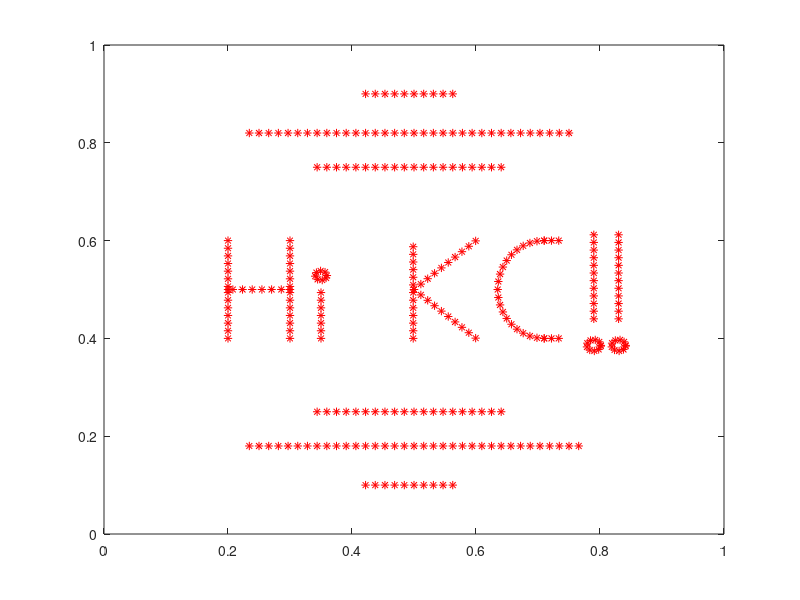
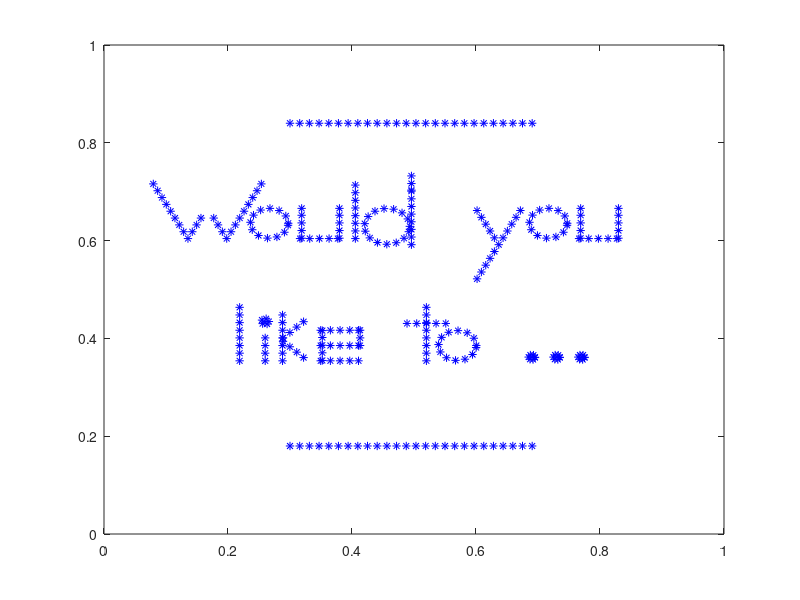
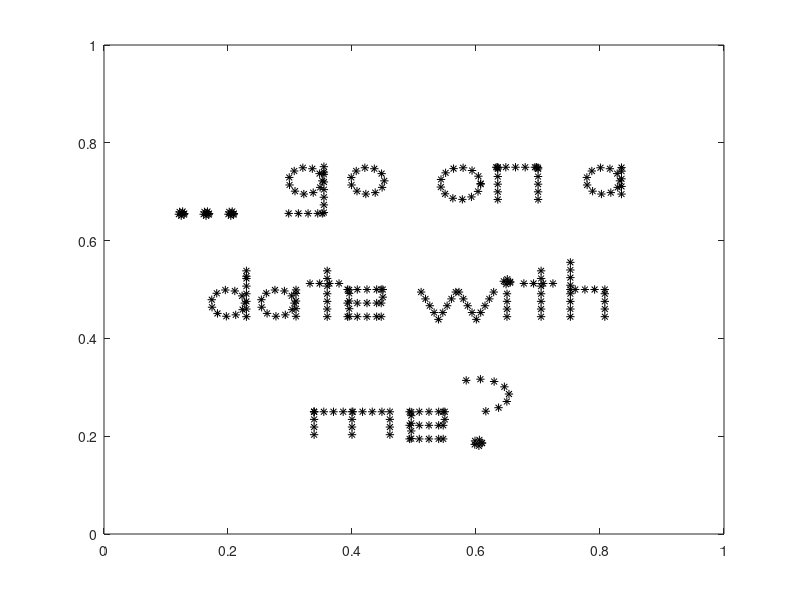

These figures' MATLAB source, in order:
%-------------------------------------------------------------------------------------------------------------------%
%
% IB2d is an Immersed Boundary Code (IB) for solving fully coupled non-linear 
% 	fluid-structure interaction models. This version of the code is based off of
%	Peskin's Immersed Boundary Method Paper in Acta Numerica, 2002.
%
% Author: Nicholas A. Battista
% Email:  nick.battista@unc.edu
% Date Created: May 27th, 2015
% Institution: UNC-CH
%
% This code is capable of creating Lagrangian Structures using:
% 	1. Springs
% 	2. Beams (*torsional springs)
% 	3. Target Points
%	4. Muscle-Model (combined Force-Length-Velocity model, "HIll+(Length-Tension)")
%
% One is able to update those Lagrangian Structure parameters, e.g., spring constants, resting %%	lengths, etc
% 
% There are a number of built in Examples, mostly used for teaching purposes. 
% 
% If you would like us %to add a specific muscle model, please let Nick (nick.battista@unc.edu) know.
%
%--------------------------------------------------------------------------------------------------------------------%

%%%%%%%%%%%%%%%%%%%%%%%%%%%%%%%%%%%%%%%%%%%%%%%%%%%%%%%%%%%%%%%%%%%%%%%%%%%%%%%%%%%%%%
%
% FUNCTION: creates the RUBBERBAND-EXAMPLE geometry and prints associated input files
%
%%%%%%%%%%%%%%%%%%%%%%%%%%%%%%%%%%%%%%%%%%%%%%%%%%%%%%%%%%%%%%%%%%%%%%%%%%%%%%%%%%%%%%

function Dear_KC()

%
% Grid Parameters (MAKE SURE MATCHES IN input2d !!!)
%
Nx =  32;        % # of Eulerian Grid Pts. in x-Direction (MUST BE EVEN!!!)
Ny =  32;        % # of Eulerian Grid Pts. in y-Direction (MUST BE EVEN!!!)
Lx = 1.0;        % Length of Eulerian Grid in x-Direction
Ly = 1.0;        % Length of Eulerian Grid in y-Direction
ds = Lx/(2*Nx);  % Spatial step!


% Immersed Structure Geometric / Dynamic Parameters %
N = 2*Nx;        % Number of Lagrangian Pts. (2x resolution of Eulerian grid)
ds_Rest = 0;     % Resting length of springs
struct_name = 'dear_KC'; % Name for .vertex, .spring, etc files.


% Call function to construct geometry
[x1,y1] = give_Me_Immsersed_Boundary_Geometry_1(Lx,Nx,ds);

% Call function to construct geometry
[x2,y2] = give_Me_Immsersed_Boundary_Geometry_2(Lx,Nx,ds);

% Call function to construct geometry
[x3,y3] = give_Me_Immsersed_Boundary_Geometry_3(Lx,Nx,ds);

% Plot Geometry to test BEFORE taking out pts.
figure(1)
plot(x1,y1,'r*'); hold on;
axis([0 Lx 0 Ly]);

figure(2)
plot(x2,y2,'b*'); hold on;
axis([0 Lx 0 Ly]);

figure(3)
plot(x3,y3,'k*'); hold on;
axis([0 Lx 0 Ly]);


% Print files to .txt files
please_Print_Vertices_To_File(x1,y1,x2,y2,x3,y3)

% Prints .vertex file!
print_Lagrangian_Vertices(x1,y1,struct_name);


% Prints .spring file!
%k_Spring = 1e7;
%print_Lagrangian_Springs(xLag,yLag,k_Spring,ds_Rest,struct_name);


% Prints .beam file!
%k_Beam = 0.5; C = 0.0;
%print_Lagrangian_Beams(xLag,yLag,k_Beam,C,struct_name);


% Prints .target file!
k_Target = 1e8;
print_Lagrangian_Target_Pts(x1,k_Target,struct_name);

%%%%%%%%%%%%%%%%%%%%%%%%%%%%%%%%%%%%%%%%%%%%%%%%%%%%%%%%%%%%%%%%%%%%%%%%
%
% FUNCTION: prints VERTEX points to a file called rubberband.vertex
%
%%%%%%%%%%%%%%%%%%%%%%%%%%%%%%%%%%%%%%%%%%%%%%%%%%%%%%%%%%%%%%%%%%%%%%%%

function print_Lagrangian_Vertices(xLag,yLag,struct_name)

    N = length(xLag);

    vertex_fid = fopen([struct_name '.vertex'], 'w');

    fprintf(vertex_fid, '%d\n', N );

    %Loops over all Lagrangian Pts.
    for s = 1:N
        X_v = xLag(s);
        Y_v = yLag(s);
        fprintf(vertex_fid, '%1.16e %1.16e\n', X_v, Y_v);
    end

    fclose(vertex_fid); 
    
    %%%%%%%%%%%%%%%%%%%%%%%%%%%%%%%%%%%%%%%%%%%%%%%%%%%%%%%%%%%%%%%%%%%%%%%%
%
% FUNCTION: prints Vertex points to a file called rubberband.vertex
%
%%%%%%%%%%%%%%%%%%%%%%%%%%%%%%%%%%%%%%%%%%%%%%%%%%%%%%%%%%%%%%%%%%%%%%%%

function print_Lagrangian_Target_Pts(xLag,k_Target,struct_name)

    N = length(xLag);

    target_fid = fopen([struct_name '.target'], 'w');

    fprintf(target_fid, '%d\n', N );

    %Loops over all Lagrangian Pts.
    for s = 1:N
        fprintf(target_fid, '%d %1.16e\n', s, k_Target);
    end

    fclose(target_fid); 
    
    
%%%%%%%%%%%%%%%%%%%%%%%%%%%%%%%%%%%%%%%%%%%%%%%%%%%%%%%%%%%%%%%%%%%%%%%%%%%%%%%%%%%%%
%
% FUNCTION: prints BEAM (Torsional Spring) points to a file called rubberband.beam
%
%%%%%%%%%%%%%%%%%%%%%%%%%%%%%%%%%%%%%%%%%%%%%%%%%%%%%%%%%%%%%%%%%%%%%%%%%%%%%%%%%%%%%

function print_Lagrangian_Beams(xLag,yLag,k_Beam,C,struct_name)

    % k_Beam: beam stiffness
    % C: beam curvature
    
    N = length(xLag); % NOTE: Total number of beams = Number of Total Lag Pts. - 2

    beam_fid = fopen([struct_name '.beam'], 'w');

    fprintf(beam_fid, '%d\n', N );

    %spring_force = kappa_spring*ds/(ds^2);

    %BEAMS BETWEEN VERTICES
    for s = 2:N-1
            if  s <= N-1         
                fprintf(beam_fid, '%d %d %d %1.16e %1.16e\n',s-1, s, s+1, k_Beam, C);  
            else
                %Case s=N
                fprintf(beam_fid, '%d %d %d %1.16e %1.16e\n',s-1, s, 1,   k_Beam, C);  
            end
    end
    fclose(beam_fid); 


%%%%%%%%%%%%%%%%%%%%%%%%%%%%%%%%%%%%%%%%%%%%%%%%%%%%%%%%%%%%%%%%%%%%%%%%
%
% FUNCTION: prints SPRING points to a file called rubberband.spring
%
%%%%%%%%%%%%%%%%%%%%%%%%%%%%%%%%%%%%%%%%%%%%%%%%%%%%%%%%%%%%%%%%%%%%%%%%

function print_Lagrangian_Springs(xLag,yLag,k_Spring,ds_Rest,struct_name)

    N = length(xLag);

    spring_fid = fopen([struct_name '.spring'], 'w');

    fprintf(spring_fid, '%d\n', N );

    %spring_force = kappa_spring*ds/(ds^2);

    %SPRINGS BETWEEN VERTICES
    for s = 1:N
            if s < N         
                fprintf(spring_fid, '%d %d %1.16e %1.16e\n', s, s+1, k_Spring, ds_Rest);  
            else
                %Case s=N
                fprintf(spring_fid, '%d %d %1.16e %1.16e\n', s, 1,   k_Spring, ds_Rest);  
            end
    end
    fclose(spring_fid); 
    
    

%%%%%%%%%%%%%%%%%%%%%%%%%%%%%%%%%%%%%%%%%%%%%%%%%%%%%%%%%%%%%%%%%%%%%%%%
%
% FUNCTION: creates the Lagrangian structure geometry for PHASE 1
%           msg: "Hi KC!!"
%
%%%%%%%%%%%%%%%%%%%%%%%%%%%%%%%%%%%%%%%%%%%%%%%%%%%%%%%%%%%%%%%%%%%%%%%%

function [xLag,yLag] = give_Me_Immsersed_Boundary_Geometry_1(Lx,Nx,ds)

% The immsersed structure message #1: Hi KC!! %
len = Lx/5;

xC = -Lx/4;
yC = -Lx/2;
[xH,yH] = give_Me_The_Letter_Please(ds,len,'H',xC,yC);
[xi,yi] = give_Me_The_Letter_Please(ds,len,'i',xC-0.1,yC);
[xK,yK] = give_Me_The_Letter_Please(ds,len,'K',xC-0.3,yC);
[xCap,yCap] = give_Me_The_Letter_Please(ds,len,'C',xC-0.46,yC);
[xEx1,yEx1] = give_Me_The_Letter_Please(ds,1.2*len,'!',xC-0.54,yC);
[xEx2,yEx2] = give_Me_The_Letter_Please(ds,1.2*len,'!',xC-0.58,yC);

xBL2 =  0:ds:Lx/4+3*ds;  xBL2 = xBL2 + 3/8*Lx - 2*ds;
yTL2 =  0.75*ones(1,length(xBL2));
yBL2 =  0.25*ones(1,length(xBL2));

xBL = 0:ds:Lx/2+2*ds; xBL = xBL + Lx/4 - ds;
yTL = 0.82*ones(1,length(xBL));
yBL = 0.18*ones(1,length(xBL));

xBL3 = 0:ds:Lx/8+ds; xBL3 = xBL3 + 7/16*Lx -ds;
yBL3 = 0.9*ones(1,length(xBL3));
yTL3 = 0.1*ones(1,length(xBL3));


xLag = [xH xi xK xCap xEx1 xEx2 xBL xBL2 xBL3 xBL(1:end-1) xBL2 xBL3];
yLag = [yH yi yK yCap yEx1 yEx2 yBL yBL2 yBL3 yTL(1:end-1) yTL2 yTL3];

%plot(xH,yH,'r*'); hold on;
%plot(xi,yi,'r*'); hold on;
%plot(xK,yK,'r*'); hold on;
%plot(xCap,yCap,'r*'); hold on;
%plot(xEx1,yEx1,'r*'); hold on;
%plot(xEx2,yEx2,'r*'); hold on;
%axis([0 Lx 0 Lx]);

%%%%%%%%%%%%%%%%%%%%%%%%%%%%%%%%%%%%%%%%%%%%%%%%%%%%%%%%%%%%%%%%%%%%%%%%
%
% FUNCTION: creates the Lagrangian structure geometry for PHASE 2
%           msg: "Would you like to ..."
%
%%%%%%%%%%%%%%%%%%%%%%%%%%%%%%%%%%%%%%%%%%%%%%%%%%%%%%%%%%%%%%%%%%%%%%%%

function [xLag,yLag] = give_Me_Immsersed_Boundary_Geometry_2(Lx,Nx,ds)

% The immsersed structure message #1: Hi KC!! %
len = Lx/8;

xC = -Lx/6;
yC = -2*Lx/3;
[xW,yW] = give_Me_The_Letter_Please(ds,len,'W',xC,yC);
[xo,yo] = give_Me_The_Letter_Please(ds,len,'o',xC-0.1,yC);
[xu,yu] = give_Me_The_Letter_Please(ds,len,'u',xC-0.18,yC);
[xl,yl] = give_Me_The_Letter_Please(ds,len,'l',xC-0.27,yC);
[xd,yd] = give_Me_The_Letter_Please(ds,1.2*len,'d',xC-0.29,yC);

[xy,yy] = give_Me_The_Letter_Please(ds,1.2*len,'y',xC-0.47,yC);
[xo2,yo2] = give_Me_The_Letter_Please(ds,len,'o',xC-0.55,yC);
[xu2,yu2] = give_Me_The_Letter_Please(ds,len,'u',xC-0.63,yC);

xC = -Lx/4;
yC = -1*Lx/4 - Lx/6;
[xl2,yl2] = give_Me_The_Letter_Please(ds,len,'l',xC,yC);
[xi,yi] = give_Me_The_Letter_Please(ds,len,'i',xC-0.01,yC);
[xk,yk] = give_Me_The_Letter_Please(ds,len,'k',xC-0.07,yC);
[xe,ye] = give_Me_The_Letter_Please(ds,len,'e',xC-0.13,yC);

[xt,yt] = give_Me_The_Letter_Please(ds,len,'t',xC-0.27,yC);
[xo3,yo3] = give_Me_The_Letter_Please(ds,len,'o',xC-0.32,yC);

yC = -1*Lx/5 - Lx/6;
[xo4,yo4] = give_Me_The_Letter_Please(ds/3,len/6,'o',xC-0.44,yC);
[xo5,yo5] = give_Me_The_Letter_Please(ds/3,len/6,'o',xC-0.48,yC);
[xo6,yo6] = give_Me_The_Letter_Please(ds/3,len/6,'o',xC-0.52,yC);

xBL = 0:ds:Lx/2.5; xBL = xBL + 3/10*Lx;
yTL = 0.84*ones(1,length(xBL));
yBL = 0.18*ones(1,length(xBL));


xLag = [xW xo xu xl xd xy xo2 xu2 xl2 xi xk xe xt xo3 xo4 xo5 xo6 xBL xBL];
yLag = [yW yo yu yl yd yy yo2 yu2 yl2 yi yk ye yt yo3 yo4 yo5 yo6 yTL yBL];

% plot(xW,yW,'r*'); hold on;
% plot(xo,yo,'r*'); hold on;
% plot(xu,yu,'r*'); hold on;
% plot(xl,yl,'r*'); hold on;
% plot(xd,yd,'r*'); hold on;
% 
% plot(xy,yy,'r*'); hold on;
% plot(xo2,yo2,'r*'); hold on;
% plot(xu2,yu2,'r*'); hold on;
% 
% plot(xl2,yl2,'r*'); hold on;
% plot(xi,yi,'r*'); hold on;
% plot(xk,yk,'r*'); hold on;
% plot(xe,ye,'r*'); hold on;
% 
% plot(xt,yt,'r*'); hold on;
% plot(xo3,yo3,'r*'); hold on;
% 
% plot(xo4,yo4,'r*'); hold on;
% plot(xo5,yo5,'r*'); hold on;
% plot(xo6,yo6,'r*'); hold on;
% axis([0 Lx 0 Lx]);



%%%%%%%%%%%%%%%%%%%%%%%%%%%%%%%%%%%%%%%%%%%%%%%%%%%%%%%%%%%%%%%%%%%%%%%%
%
% FUNCTION: creates the Lagrangian structure geometry for PHASE 2
%           msg: "Would you like to ..."
%
%%%%%%%%%%%%%%%%%%%%%%%%%%%%%%%%%%%%%%%%%%%%%%%%%%%%%%%%%%%%%%%%%%%%%%%%

function [xLag,yLag] = give_Me_Immsersed_Boundary_Geometry_3(Lx,Nx,ds)

% The immsersed structure message #1: Hi KC!! %
len = Lx/9;

xC = -Lx/8;
yC = -3*Lx/4;
shift = 0.2;

[xo4,yo4] = give_Me_The_Letter_Please(ds/3,len/6,'o',xC,yC+0.09);
[xo5,yo5] = give_Me_The_Letter_Please(ds/3,len/6,'o',xC-0.04,yC+0.09);
[xo6,yo6] = give_Me_The_Letter_Please(ds/3,len/6,'o',xC-0.08,yC+0.09);

[xg,yg] = give_Me_The_Letter_Please(ds,len,'g',xC-shift,yC);
[xo,yo] = give_Me_The_Letter_Please(ds,len,'o',xC-0.1-shift,yC);

[xo2,yo2] = give_Me_The_Letter_Please(ds,1.2*len,'o',xC-0.25-shift,yC);
[xn,yn] = give_Me_The_Letter_Please(ds,1.2*len,'n',xC-0.34-shift,yC);

[xa,ya] = give_Me_The_Letter_Please(ds,len,'a',xC-0.48-shift,yC);


xC = -Lx/5;
yC = -Lx/2;
[xd,yd] = give_Me_The_Letter_Please(ds,len,'d',xC,yC);
[xa2,ya2] = give_Me_The_Letter_Please(ds,len,'a',xC-0.08,yC);
[xt,yt] = give_Me_The_Letter_Please(ds,len,'t',xC-0.16,yC);
[xe,ye] = give_Me_The_Letter_Please(ds,len,'e',xC-0.22,yC);

[xw,yw] = give_Me_The_Letter_Please(ds,1.1*len,'w',xC-0.37,yC);
[xi,yi] = give_Me_The_Letter_Please(ds,len,'i',xC-0.45,yC);
[xt2,yt2] = give_Me_The_Letter_Please(ds,len,'t',xC-0.505,yC);
[xh,yh] = give_Me_The_Letter_Please(ds,len,'h',xC-0.58,yC);

xC = -Lx/2.5;
yC = -Lx/4;
[xm,ym] = give_Me_The_Letter_Please(ds,1.1*len,'m',xC,yC);
[xe2,ye2] = give_Me_The_Letter_Please(ds,len,'e',xC-0.12,yC);
[xQU,yQU] = give_Me_The_Letter_Please(ds,1.2*len,'?',xC-0.22,yC);

xLag = [xo4 xo5 xo6 xg xo xo2 xn xa xd xa2 xt xe xw xi xt2 xh xm xe2 xQU];
yLag = [yo4 yo5 yo6 yg yo yo2 yn ya yd ya2 yt ye yw yi yt2 yh ym ye2 yQU];


% plot(xo4,yo4,'r*'); hold on;
% plot(xo5,yo5,'r*'); hold on;
% plot(xo6,yo6,'r*'); hold on;
% 
% plot(xg,yg,'r*'); hold on;
% plot(xo,yo,'r*'); hold on;
% 
% plot(xo2,yo2,'r*'); hold on;
% plot(xn,yn,'r*'); hold on;
% 
% plot(xa,ya,'r*'); hold on;
% 
% plot(xd,yd,'r*'); hold on;
% plot(xa2,ya2,'r*'); hold on;
% plot(xt,yt,'r*'); hold on;
% plot(xe,ye,'r*'); hold on;
% 
% plot(xw,yw,'r*'); hold on;
% plot(xi,yi,'r*'); hold on;
% plot(xt2,yt2,'r*'); hold on;
% plot(xh,yh,'r*'); hold on;
% 
% plot(xm,ym,'r*'); hold on;
% plot(xe2,ye2,'r*'); hold on;
% plot(xQU,yQU,'r*'); hold on;
% 
% axis([0 Lx 0 Lx]);




%%%%%%%%%%%%%%%%%%%%%%%%%%%%s%%%%%%%%%%%%%%%%%%%%%%%%%%%%%%%%%%%%%%%%%%%%
%
% FUNCTION: creates the Lagrangian structure geometry for the Heart
%
%%%%%%%%%%%%%%%%%%%%%%%%%%%%%%%%%%%%%%%%%%%%%%%%%%%%%%%%%%%%%%%%%%%%%%%%

function [xLag,yLag] = give_Me_Immsersed_Boundary_Geometry_Heart(Lx,Nx,frac,Nb)

% The immsersed structure is a heart %
ds = 2*pi/(Nb-1);
tVec = 0:ds:2*pi;

for i=1:length(tVec)
    t = tVec(i);
    xLag(i)	=	16*sin(t)^3;
    yLag(i)	=	13*cos(t)-5*cos(2*t)-2*cos(3*t)-cos(4*t);
end

xLag = frac*xLag + 0.5;
yLag = frac*yLag + 0.5;


%%%%%%%%%%%%%%%%%%%%%%%%%%%%%%%%%%%%%%%%%%%%%%%%%%%%%%%%%%%%%%%%%%%%%%%%
%
% FUNCTION: creates the Lagrangian structure geometry for PHASE 2 
%
%%%%%%%%%%%%%%%%%%%%%%%%%%%%%%%%%%%%%%%%%%%%%%%%%%%%%%%%%%%%%%%%%%%%%%%%

function [xLag,yLag] = give_Me_Immsersed_Boundary_Geometry_4(Lx,Nx,frac,Nb)

% The immsersed structure is a heart %
ds = 2*pi/(Nb-1);
tVec = 0:ds:2*pi;
for i=1:length(tVec)
    t = tVec(i);
    r(i) = 1 - sin(t);
    xLag(i)	=	r(i)*cos(t);
    yLag(i)	=	r(i)*sin(t);
end

xLag = frac*xLag;
yLag = frac*yLag;

minY = min(yLag);
yLag = yLag - 3*minY/8;


%%%%%%%%%%%%%%%%%%%%%%%%%%%%%%%%%%%%%%%%%%%%%%%%%%%%%%%%%%%%%%%%%%%%%%%%
%
% FUNCTION: take out Lagrangian Pts.
%
%%%%%%%%%%%%%%%%%%%%%%%%%%%%%%%%%%%%%%%%%%%%%%%%%%%%%%%%%%%%%%%%%%%%%%%%

function [x1,y1,x2,y2] = please_Take_Out_Points(x1,y1,x2,y2)

n1 = 50;
n2 = 70;

x1 = [x1(1:n1) x1(n2:end)];
y1 = [y1(1:n1) y1(n2:end)];

x2 = [x2(1:n1) x2(n2:end)];
y2 = [y2(1:n1) y2(n2:end)];


%%%%%%%%%%%%%%%%%%%%%%%%%%%%%%%%%%%%%%%%%%%%%%%%%%%%%%%%%%%%%%%%%%%%%%%%
%
% FUNCTION: prints all Vertices to File
%
%%%%%%%%%%%%%%%%%%%%%%%%%%%%%%%%%%%%%%%%%%%%%%%%%%%%%%%%%%%%%%%%%%%%%%%%

function please_Print_Vertices_To_File(X1,Y1,X2,Y2,X3,Y3)

fileID = fopen('All_Positions.txt','w');
for j=1:length(X1)
    fprintf(fileID,'%1.16e %1.16e %1.16e %1.16e %1.16e %1.16e %1.16e %1.16e\n', X1(j),Y1(j),X2(j),Y2(j),X3(j),Y3(j),X3(j),Y3(j) );
end
fclose(fileID);

%%%%%%%%%%%%%%%%%%%%%%%%%%%%%%%%%%%%%%%%%%%%%%%%%%%%%%%%%%%%%%%%%%%%%%%%%
%
% FUNCTION: give me the letter!!!!!
%
%%%%%%%%%%%%%%%%%%%%%%%%%%%%%%%%%%%%%%%%%%%%%%%%%%%%%%%%%%%%%%%%%%%%%%%%%

function [x,y] = give_Me_The_Letter_Please(ds,len,letter,xC,yC)

if strcmp(letter,'a')
    r = len/4.1;
    dt = ds/r;
    theta = 0:dt:2*pi;
    for i=1:length(theta)
       xA(i) = r*cos(theta(i)) - xC;
       yA(i) = r*sin(theta(i)) - yC - len/4;
    end
    
    yLine = [-r:ds:r r]; yLine = yLine - yC - len/4;
    xLine = r*ones(1,length(yLine)) - (xC-ds/6);
    
    x = [xA xLine];
    y = [yA yLine];

elseif strcmp(letter,'C')
    
    r = len/2;
        dt = ds/r;
    theta = pi/2:dt:pi-0.25*dt;
    theta = [theta pi -theta];
    for i=1:length(theta)
       x(i) = 3*r/4*cos(theta(i)) - xC;
       y(i) = r*sin(theta(i)) - yC;
    end
    
    xTB = 0:3*ds/4:len/6;
    xTB = xTB - xC;
    yT = r*ones(1,length(xTB))-yC;
    yB = -r*ones(1,length(xTB))-yC;
    x = [xTB x xTB];
    y = [yT y yB];
    
elseif strcmp(letter,'d')
    
    r = len/4.1;
    dt = ds/r;
    theta = 0:dt:2*pi;
    for i=1:length(theta)
       xA(i) = r*cos(theta(i)) - xC;
       yA(i) = r*sin(theta(i)) - yC - len/4;
    end
    
    yLine = [-len/2:ds:len/2.25 r]; yLine = yLine - yC;
    xLine = r*ones(1,length(yLine)) - (xC-ds/6);
    
    x = [xA xLine];
    y = [yA yLine];
    
 elseif strcmp(letter,'e')
        
    r = len/4.1;
    yV = [-r:ds:r r]; 
    xH = yV - xC;
    yH = zeros(1,length(xH)) - yC;
    yH2 = yH - len/4;
    yH3 = yH - len/2;
    
    yV = yV - yC - len/4;
    xV = r*ones(1,length(yV));
    
    yV3 = 0:-ds:-len/4;
    yV3 = yV3 - yC;
    xV3 = r*ones(1,length(yV3));
        
    x = [-xV-(xC-ds/6) xH xV3-(xC-ds/6) xH xH];
    y = [yV yH yV3 yH2 yH3];
           
    
elseif strcmp(letter,'g')
    
    r = len/4.1;
    dt = ds/r;
    theta = 0:dt:2*pi;
    for i=1:length(theta)
       xA(i) = r*cos(theta(i)) - xC;
       yA(i) = r*sin(theta(i)) - yC - len/4;
    end
    
    yLine = [-len/2:ds:len/2.25 r]; yLine = yLine - yC - len/3;
    xLine = r*ones(1,length(yLine)) - (xC-ds/6);
    
    yV = [-r:ds:r r]; 
    xH = yV - xC;
    yH = zeros(1,length(xH)) - yC - 0.85*len;
    
    x = [xA xLine xH];
    y = [yA yLine yH];
    
elseif strcmp(letter,'h')

   yLine = -len/2:ds:0-ds/4;
   yLine = [yLine 0 -yLine];
   yLine1 = yLine - yC;
   xLine1 = 1/2*len/2*ones(1,length(yLine1));
   
   yLine2 = -len/2:ds:0-ds/4;
   yLine2 = [yLine2 0];
   yLine2 = yLine2 - yC;
   xLine2 = 1/2*len/2*ones(1,length(yLine2));
   
   xH = (-1/2*len/2+ds/2:ds:1/2*len/2-ds/4);
   xH = xH - xC;
   yH = zeros(1,length(xH)) - yC;
   
   x = [-xLine1-xC xH xLine2-xC];
   y = [yLine1 yH yLine2];    
   
elseif strcmp(letter,'H')
   yLine = -len/2:ds:0-ds/4;
   yLine = [yLine 0 -yLine];
   yLine = yLine - yC;
   xLine = 1/2*len/2*ones(1,length(yLine));
   xH = (-1/2*len/2+ds/2:ds:1/2*len/2-ds/4);
   xH = xH - xC;
   yH = zeros(1,length(xH)) - yC;
   
   x = [-xLine-xC xH xLine-xC];
   y = [yLine yH yLine];
   
elseif strcmp(letter,'i')
    
   yLine = -len/2:ds:0-ds/4;
   yLine = yLine - yC;
   xLine = zeros(1,length(yLine)) - xC; 
   
    r = len/21;
    dt = ds/(2*r);
    theta = 0:dt:2*pi;
    for i=1:length(theta)
       xDot(i) = r*cos(theta(i)) - xC;
       yDot(i) = r*sin(theta(i)) - yC + len/7;
    end
    
    x = [xLine xDot];
    y = [yLine yDot];
    

elseif strcmp(letter,'k')
    
   yLine = -len/2:ds:len/2;
   yLine = yLine - yC;
   xLine = zeros(1,length(yLine)) -xC-len/3.9;

   XD = 0:ds:len/sqrt(2);
   YD = zeros(1,length(XD));
   
   %rotate!
   for i=1:length(XD)
      xDt(i) = XD(i)*cos(pi/4)-YD(i)*sin(pi/4);
      yDt(i) = XD(i)*sin(pi/4)+YD(i)*cos(pi/4);
      
      xDb(i) = XD(i)*cos(pi/4)-YD(i)*sin(-pi/4);
      yDb(i) = XD(i)*sin(-pi/4)+YD(i)*cos(pi/4);
   end
   xDt = xDt - xC - len/4;
   yDt = yDt - yC;
   
   xDb = xDb - xC - len/4;
   yDb = yDb - yC;
   
   x = [xLine(1:ceil(0.75*end)) xDt(1:ceil(2*end/3)) xDb(1:ceil(2*end/3))];
   y = [yLine(1:ceil(0.75*end)) yDt(1:ceil(2*end/3))-len/8 yDb(1:ceil(2*end/3))-len/5.5];
    
elseif strcmp(letter,'K')
    
   yLine = -len/2:ds:len/2;
   yLine = yLine - yC;
   xLine = zeros(1,length(yLine)) -xC-len/3.9;

   XD = 0:ds:len/sqrt(2);
   YD = zeros(1,length(XD));
   
   %rotate!
   for i=1:length(XD)
      xDt(i) = XD(i)*cos(pi/4)-YD(i)*sin(pi/4);
      yDt(i) = XD(i)*sin(pi/4)+YD(i)*cos(pi/4);
      
      xDb(i) = XD(i)*cos(pi/4)-YD(i)*sin(-pi/4);
      yDb(i) = XD(i)*sin(-pi/4)+YD(i)*cos(pi/4);
   end
   xDt = xDt - xC - len/4;
   yDt = yDt - yC;
   
   xDb = xDb - xC - len/4;
   yDb = yDb - yC;
   
   x = [xLine xDt xDb];
   y = [yLine yDt yDb];

 
elseif strcmp(letter,'l')
    
   yLine = -len/2:ds:len/2.25;
   yLine = yLine - yC;
   xLine = 1/2*len/2*ones(1,length(yLine));

   x = -xLine-xC;
   y = yLine;

elseif strcmp(letter,'m')
        
    r = len/2;
    xH = -r:ds:r;  xH = xH - xC;
    yH = zeros(1,length(xH)) - yC;
    yV = 0:-ds:-len/2; yV = yV - yC;
    xV = -r*ones(1,length(yV)) - xC;
    xV2 = zeros(1,length(yV)) - xC;
    xV3 = r*ones(1,length(yV)) - xC;
    
    yVS = 0:ds:len/12;
    yVS = yVS - yC;
    xVS = -r*ones(1,length(yVS)) - xC;
        
    x = [xVS xH xV xV2 xV3];
    y = [yVS yH yV yV yV];
    
elseif strcmp(letter,'n')
        
    r = len/4.1;
    yV = [-r:ds:r r]; 
    xH = yV - xC;
    yH = zeros(1,length(xH)) - yC;
    
    yV = yV - yC - len/4;
    xV = r*ones(1,length(yV));
    
    yV2 = 0:ds:len/12;
    yV2 = yV2 - yC;
    xV2 = r*ones(1,length(yV2));
        
    x = [-xV-(xC-ds/6) -xV2-(xC-ds/6) xH xV-(xC-ds/6)];
    y = [yV yV2 yH yV];
    
   
elseif strcmp(letter,'o')
       
    r = len/4.1;
    dt = ds/r;
    theta = 0:dt:2*pi;
    for i=1:length(theta)
       x(i) = r*cos(theta(i)) - xC;
       y(i) = r*sin(theta(i)) - yC - len/4;
    end
    
 elseif strcmp(letter,'r')
        
    r = len/4.1;
    yV = [-r:ds:r r]; 
    xH = yV - xC;
    yH = zeros(1,length(xH)) - yC;
    
    yV = yV - yC - len/4;
    xV = r*ones(1,length(yV));
    
    yV2 = 0:ds:len/12;
    yV2 = yV2 - yC;
    xV2 = r*ones(1,length(yV2));
    
    yV3 = 0:-ds:-len/10;
    yV3 = yV3 - yC;
    xV3 = r*ones(1,length(yV3));
        
    x = [-xV-(xC-ds/6) -xV2-(xC-ds/6) xH xV3-(xC-ds/6)];
    y = [yV yV2 yH yV3];
       
    
elseif strcmp(letter,'t')
    
   yLine = -len/2:ds:len/2.25;
   yLine = yLine - yC;
   xLine = zeros(1,length(yLine));

   xH = -len/4:ds:len/4;
   xH = xH-xC;
   yH = zeros(1,length(xH)) - yC + len/9;
   
   x = [xLine-xC xH];
   y = [yLine yH];
   
    
elseif strcmp(letter,'u')
        
    r = len/4.1;
    yV = [-r:ds:r r]; 
    xH = yV - xC;
    yH = zeros(1,length(xH)) - yC - len/2;
    
    yV = yV - yC - len/4;
    xV = r*ones(1,length(yV));
    
    x = [-xV-(xC-ds/6) xH xV-(xC-ds/6)];
    y = [yV yH yV];

elseif strcmp(letter,'v')
    
   XD = 0:ds:sqrt(5)*len/4;
   YD = zeros(1,length(XD));
   
   %rotate!
   ang = atan(2);
   for i=1:length(XD)
      xDr(i) = XD(i)*cos(ang)-YD(i)*sin(ang);
      yDr(i) = XD(i)*sin(ang)+YD(i)*cos(ang);
      
      xDL(i) = XD(i)*cos(pi-ang)-YD(i)*sin(pi-ang);
      yDL(i) = XD(i)*sin(pi-ang)+YD(i)*cos(pi-ang);
   end
   xDr = xDr - xC;
   yDr = yDr - yC - len/2;
 
   xDL = xDL - xC;
   yDL = yDL - yC - len/2;
 
   x = [xDL xDr(2:end)];
   y = [yDL yDr(2:end)];
   
elseif strcmp(letter,'w')
    
   XD = 0:ds:sqrt(5)*len/4;
   YD = zeros(1,length(XD));
   
   %rotate!
   ang = atan(2);
   for i=1:length(XD)
      xDr(i) = XD(i)*cos(ang)-YD(i)*sin(ang);
      yDr(i) = XD(i)*sin(ang)+YD(i)*cos(ang);
      
      xDL(i) = XD(i)*cos(pi-ang)-YD(i)*sin(pi-ang);
      yDL(i) = XD(i)*sin(pi-ang)+YD(i)*cos(pi-ang);
   end
   xDr = xDr - xC - len/4;
   yDr = yDr - yC - len/2;
 
   xDL = xDL - xC - len/4;
   yDL = yDL - yC - len/2;
 
   x = [xDL xDr(2:end) xDL+len/2 xDr(2:end)+len/2];
   y = [yDL yDr(2:end) yDL yDr(2:end)];   
   
elseif strcmp(letter,'W')
    
   XD = 0:ds:sqrt(5)*len/2;
   YD = zeros(1,length(XD));
   
   %rotate!
   ang = atan(2);
   for i=1:length(XD)
      xDr(i) = XD(i)*cos(ang)-YD(i)*sin(ang);
      yDr(i) = XD(i)*sin(ang)+YD(i)*cos(ang);
      
      xDL(i) = XD(i)*cos(pi-ang)-YD(i)*sin(pi-ang);
      yDL(i) = XD(i)*sin(pi-ang)+YD(i)*cos(pi-ang);
   end
   xDr = xDr - xC - len/4;
   yDr = yDr - yC - len/2;
 
   xDL = xDL - xC - len/4;
   yDL = yDL - yC - len/2;
 
   x = [xDL xDr(2:floor(end/2)) xDL(1:floor(end/2))+len/2 xDr(2:end)+len/2];
   y = [yDL yDr(2:floor(end/2)) yDL(1:floor(end/2))       yDr(2:end)];     
   
elseif strcmp(letter,'y')
    
   XD = 0:ds:sqrt(5)*len/4;
   YD = zeros(1,length(XD));
   
   %rotate!
   ang = atan(2);
   for i=1:length(XD)
      xDr(i) = XD(i)*cos(ang)-YD(i)*sin(ang);
      yDr(i) = XD(i)*sin(ang)+YD(i)*cos(ang);
      
      xDL(i) = XD(i)*cos(pi-ang)-YD(i)*sin(pi-ang);
      yDL(i) = XD(i)*sin(pi-ang)+YD(i)*cos(pi-ang);
      
      xB(i) = XD(i)*cos(pi+ang)-YD(i)*sin(pi+ang);
      yB(i) = XD(i)*sin(pi+ang)+YD(i)*cos(pi+ang);
   end
   xDr = xDr - xC;
   yDr = yDr - yC - len/2;
 
   xDL = xDL - xC;
   yDL = yDL - yC - len/2;
   
   xB = xB - xC;
   yB = yB - yC - len/2;
 
   x = [xDL xDr(2:end) xB(2:end)];
   y = [yDL yDr(2:end) yB(2:end)];
      
   
elseif strcmp(letter,'!')
    
   yLine = -len/4:ds:len/2;
   yLine = yLine - yC;
   xLine = zeros(1,length(yLine)) - xC; 
   
    r = len/21;
    dt = ds/(2*r);
    theta = 0:dt:2*pi;
    for i=1:length(theta)
       xDot(i) = r*cos(theta(i)) - xC;
       yDot(i) = r*sin(theta(i)) - yC - len/2.1;
    end
    
    x = [xLine xDot];
    y = [yLine yDot];  
    
elseif strcmp(letter,'?')
    
    %xT = 0:ds:len/8-ds; xT = xT - xC - len/4;
    %yT = zeros(1,length(xT)) - yC + len/2;

    r = len/4;
    dt = ds/r;
    theta = 1.25*pi/2:-dt:-pi/2;
    for i=1:length(theta)
       xL(i) = 1.5*r*cos(theta(i)) - xC - len/8;
       yL(i) = r*sin(theta(i)) - yC + len/4;
    end
    
    yV = -ds:-ds:-len/3.25;
    xV = zeros(1,length(yV)) - xC - len/8;
    
    r = len/21;
    dt = ds/(2*r);
    theta = 0:dt:2*pi;
    for i=1:length(theta)
       xDot(i) = r*cos(theta(i)) - xC -len/8;
       yDot(i) = r*sin(theta(i)) - yC - len/2.1;
    end
    
    x = [xL xV xDot];
    y = [yL yV yDot];  
 
end
